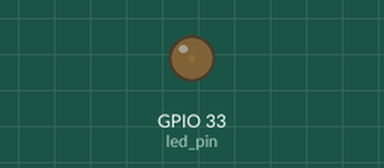
Simulated run of this sketch. Board: ESP32. Shown: output pins drawn as LEDs (lit = HIGH).

Above: at 0.05 s.
At 3.45 s:
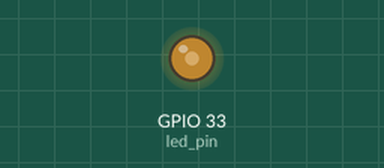
At 6.95 s:
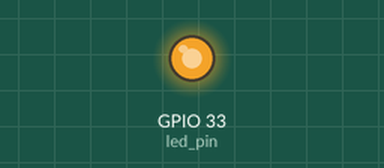
At 13.85 s:
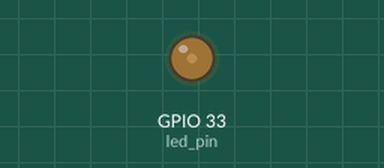
Timing chart, 0 to 20.0 s (numbered marks = the images above):
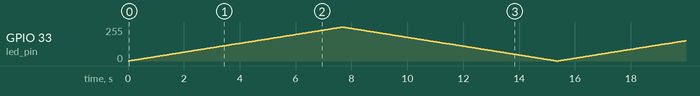

The sketch:

Pwm_Dimming.ino
```cpp
int led_pin = 33;

// setting PWM properties
int pwm_channel = 0;
int resolution = 8;
int frequency = 5000;

void setup() {
//  // put your setup code here, to run once:
// Configure the PWM properties to the PWM channel

ledcSetup(pwm_channel, frequency, resolution);
// Attach the PWM channel to the LED pin

ledcAttachPin(led_pin,pwm_channel);
}

void loop() {
  // put your main code here, to run repeatedly:

// Increasing the LED intensity
for(int dutycycle = 0; dutycycle <= 255; ++dutycycle)
{
ledcWrite(pwm_channel,dutycycle);   //analog output
delay(30);
}

//Decreasing the LED Intensity

for(int dutycycle = 255; dutycycle >= 0; --dutycycle)
{
  ledcWrite(pwm_channel, dutycycle);   // analog output
  delay(30);
}
}
```
